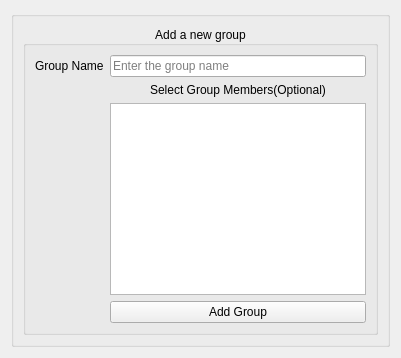
          <widget class="QWidget" name="tab_14">
           <attribute name="title">
            <string>Add Group</string>
           </attribute>
           <layout class="QGridLayout" name="gridLayout_30">
            <item row="0" column="1">
             <widget class="QGroupBox" name="gb_d_all_3">
              <property name="title">
               <string/>
              </property>
              <layout class="QGridLayout" name="gridLayout_38">
               <item row="0" column="0">
                <widget class="QGroupBox" name="groupBox_6">
                 <property name="title">
                  <string>Add a new group</string>
                 </property>
                 <property name="alignment">
                  <set>Qt::AlignCenter</set>
                 </property>
                 <layout class="QGridLayout" name="gridLayout_31">
                  <item row="2" column="2">
                   <widget class="QListWidget" name="g_add_group_members">
                    <property name="selectionMode">
                     <enum>QAbstractItemView::MultiSelection</enum>
                    </property>
                   </widget>
                  </item>
                  <item row="0" column="0">
                   <widget class="QLabel" name="label_3">
                    <property name="text">
                     <string>Group Name</string>
                    </property>
                   </widget>
                  </item>
                  <item row="0" column="2">
                   <widget class="QLineEdit" name="g_add_groupname">
                    <property name="placeholderText">
                     <string>Enter the group name</string>
                    </property>
                   </widget>
                  </item>
                  <item row="1" column="2">
                   <widget class="QLabel" name="label_4">
                    <property name="text">
                     <string>Select Group Members(Optional)</string>
                    </property>
                    <property name="alignment">
                     <set>Qt::AlignCenter</set>
                    </property>
                   </widget>
                  </item>
                  <item row="3" column="2">
                   <widget class="QPushButton" name="g_add_submit">
                    <property name="text">
                     <string>Add Group</string>
                    </property>
                   </widget>
                  </item>
                 </layout>
                </widget>
               </item>
              </layout>
             </widget>
            </item>
           </layout>
          </widget>
